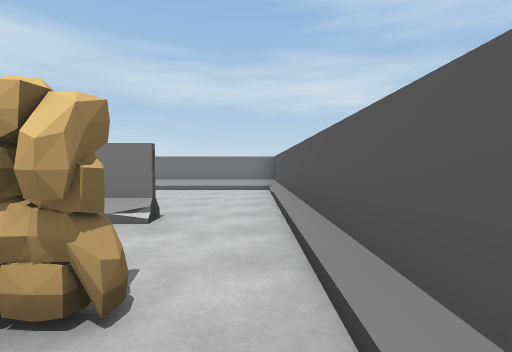
view 1 (above)

24 first-person views from a walk through a Unity game level. The camera is 1.4 m above the floor, tilts 2° down and sees 85° across. The floor is counted in squares, 2 m on a side. Each view is taken from the middle of a square. On the plan, view 1 faces up. The plan holds only what a view shows up to about 9 squares ahead; the rest is blank. The place goes on beyond the plan. The player character is not drawn.

view 2
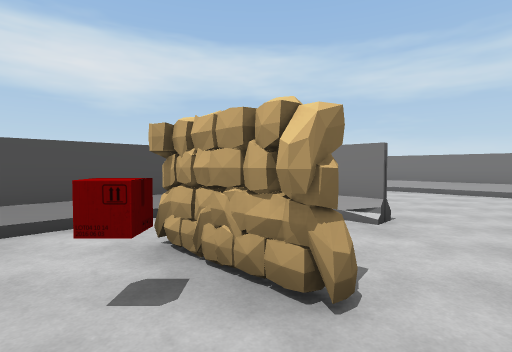

view 3
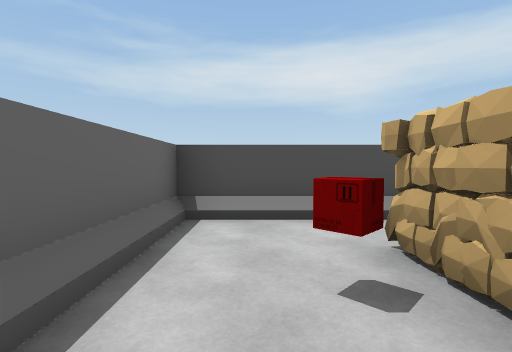

view 4
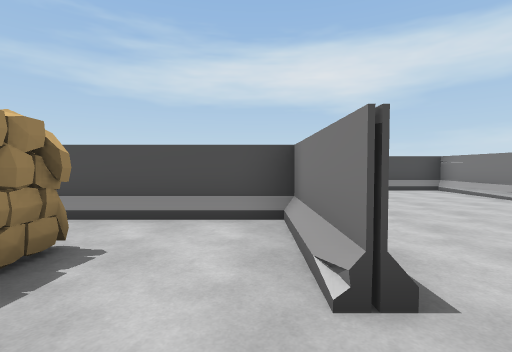

view 5
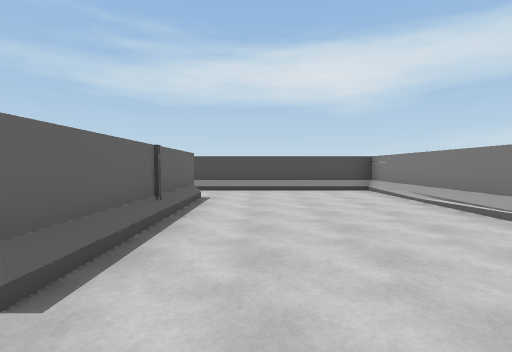

view 6
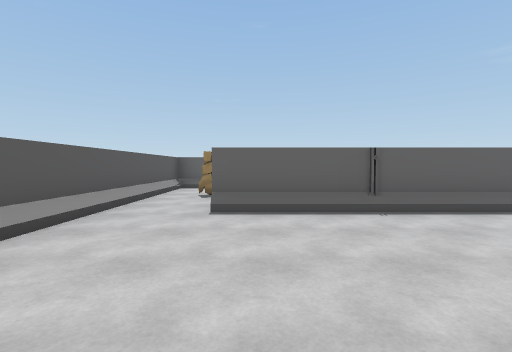

view 7
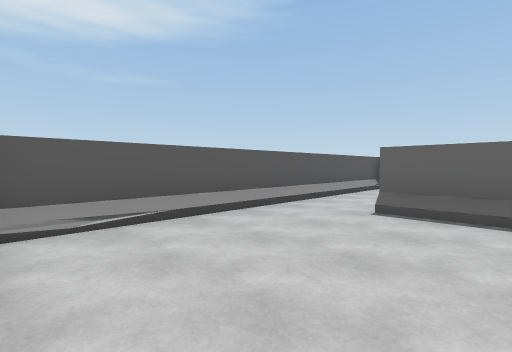

view 8
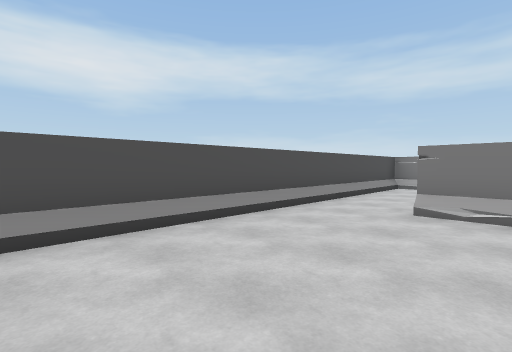

view 9
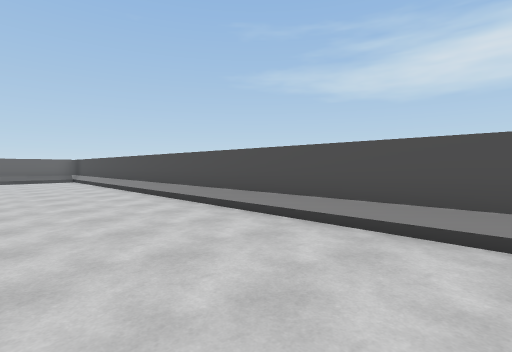

view 10
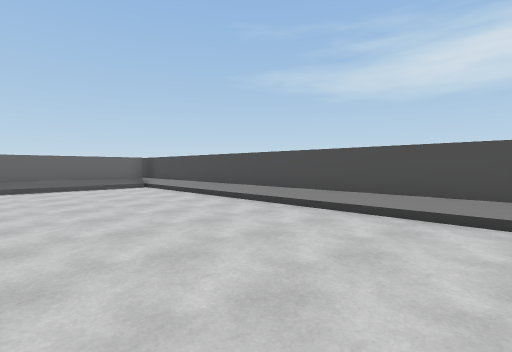

view 11
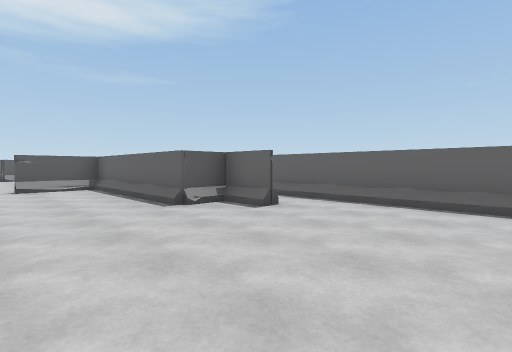

view 12
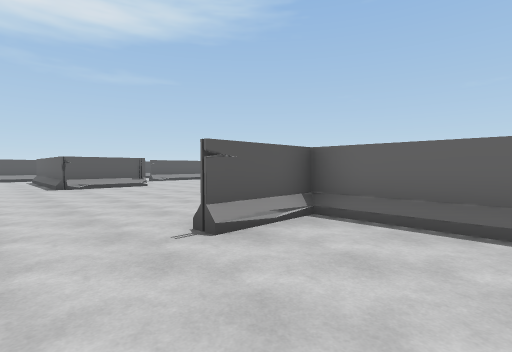

view 13
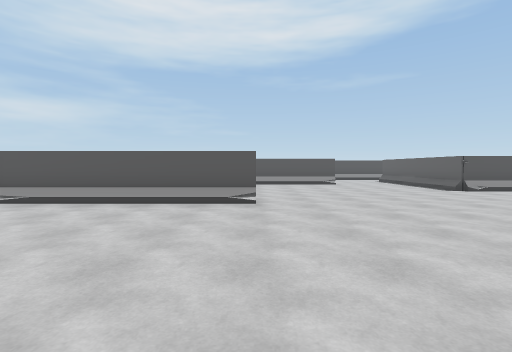

view 14
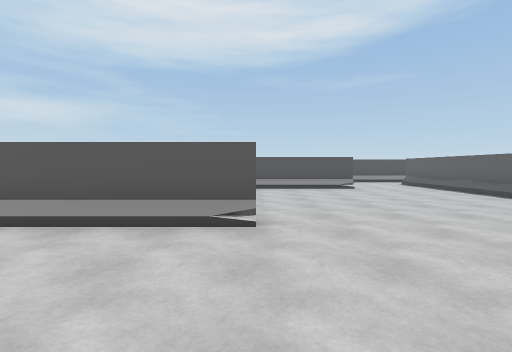

view 15
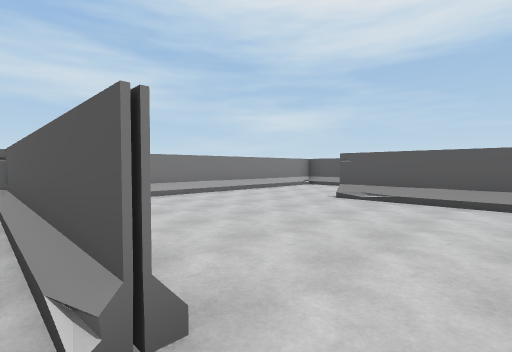

view 16
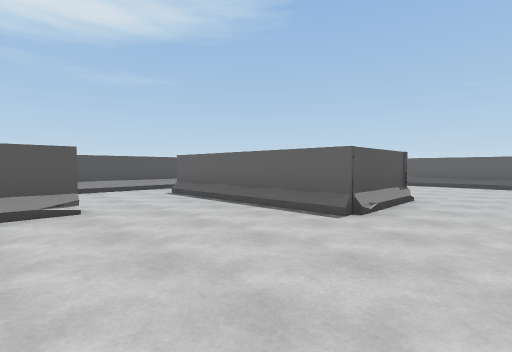

view 17
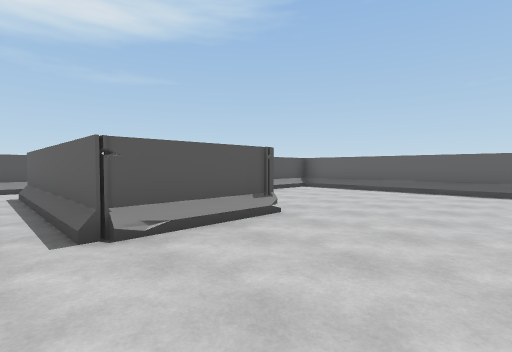

view 18
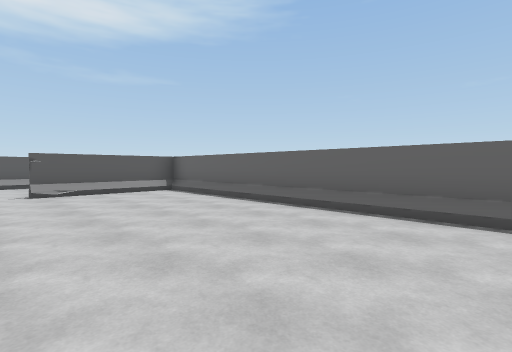

view 19
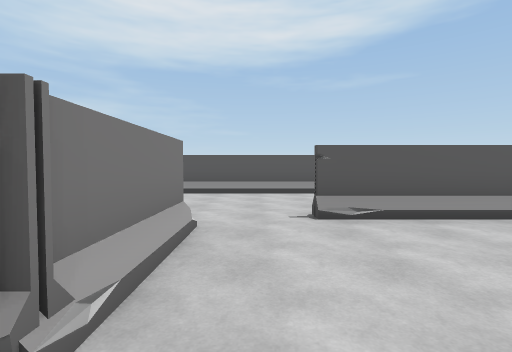

view 20
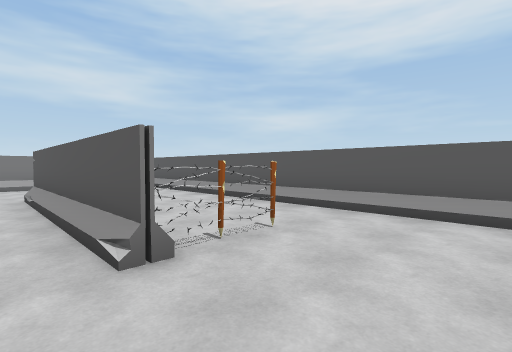

view 21
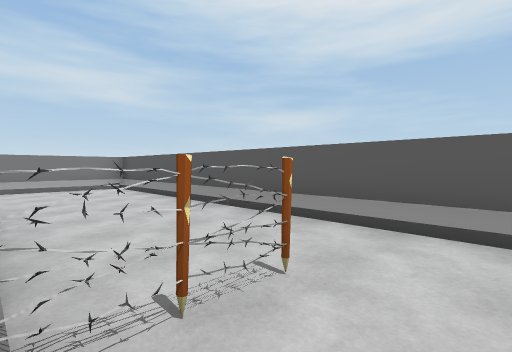

view 22
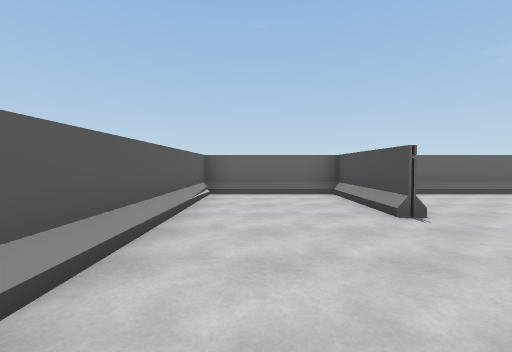

view 23
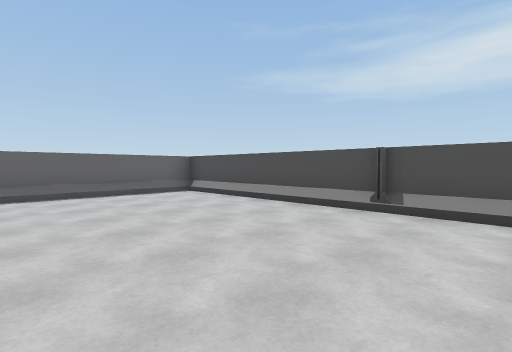

view 24
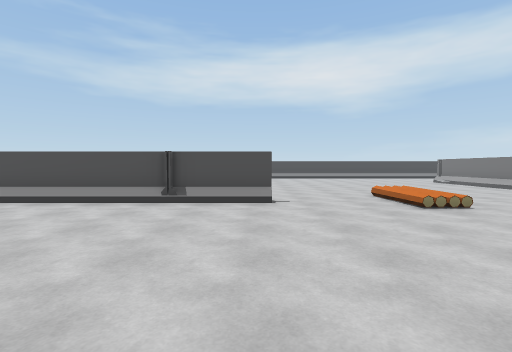

### Floor plan
Key: @ floor where view 1 was taken; # wall or solid block; . floor; / step, stairs or slope; = window, fence, low wall or low ledge; B box; O other object.
Columns run from 8 left of view 1 to 17 right of it. Each row starts with its distance up from view 1.
  9 #=========
  8 #////////#
  7 #........#
  6 #........#
  5 #........#
  4 #.#####..#
  3 #...#....#
  2 #...#....#     #  ########
  1 #...#.##.#    .# ......./#
  0 #...#..B@#   ..# ......./#
 -1 #...######  ...#.....#../#
 -2 #...   ... ....#.....#../#
 -3 #...   ..............#../#
 -4 #....   .............#../#
 -5 #....      ..........#../#
 -6 #....  ...//.........#O./#
 -7 #....  ................./#
 -8 #......................./#
 -9 #..........#......#####//#
-10 #..........#......#   ../#
-11 #.....######......###.../#
-12 #....##   ##............/#
-13 #######    #.........#../#
-14            #.........#../#
-15            #.........#../#
-16            #/////////#//.#
-17            ###############

Positions as (right, up) in squares from view 1, and headings:
1: (0, 0), facing up
2: (0, 0), facing up-left
3: (0, 0), facing left
4: (0, 3), facing left
5: (0, 5), facing left
6: (-2, 8), facing down
7: (-3, 8), facing down-right
8: (-5, -1), facing up-left
9: (-5, 1), facing down-left
10: (-4, -4), facing down-left
11: (-7, -8), facing down-right
12: (0, -7), facing down-right
13: (2, -3), facing right
14: (4, -3), facing right
15: (7, -4), facing up-right
16: (8, -5), facing down-right
17: (7, -8), facing down-right
18: (5, -12), facing down-right
19: (9, -12), facing right
20: (12, -8), facing up-right
21: (13, -7), facing up-right
22: (15, -9), facing down
23: (7, -9), facing down-left
24: (8, -9), facing left
